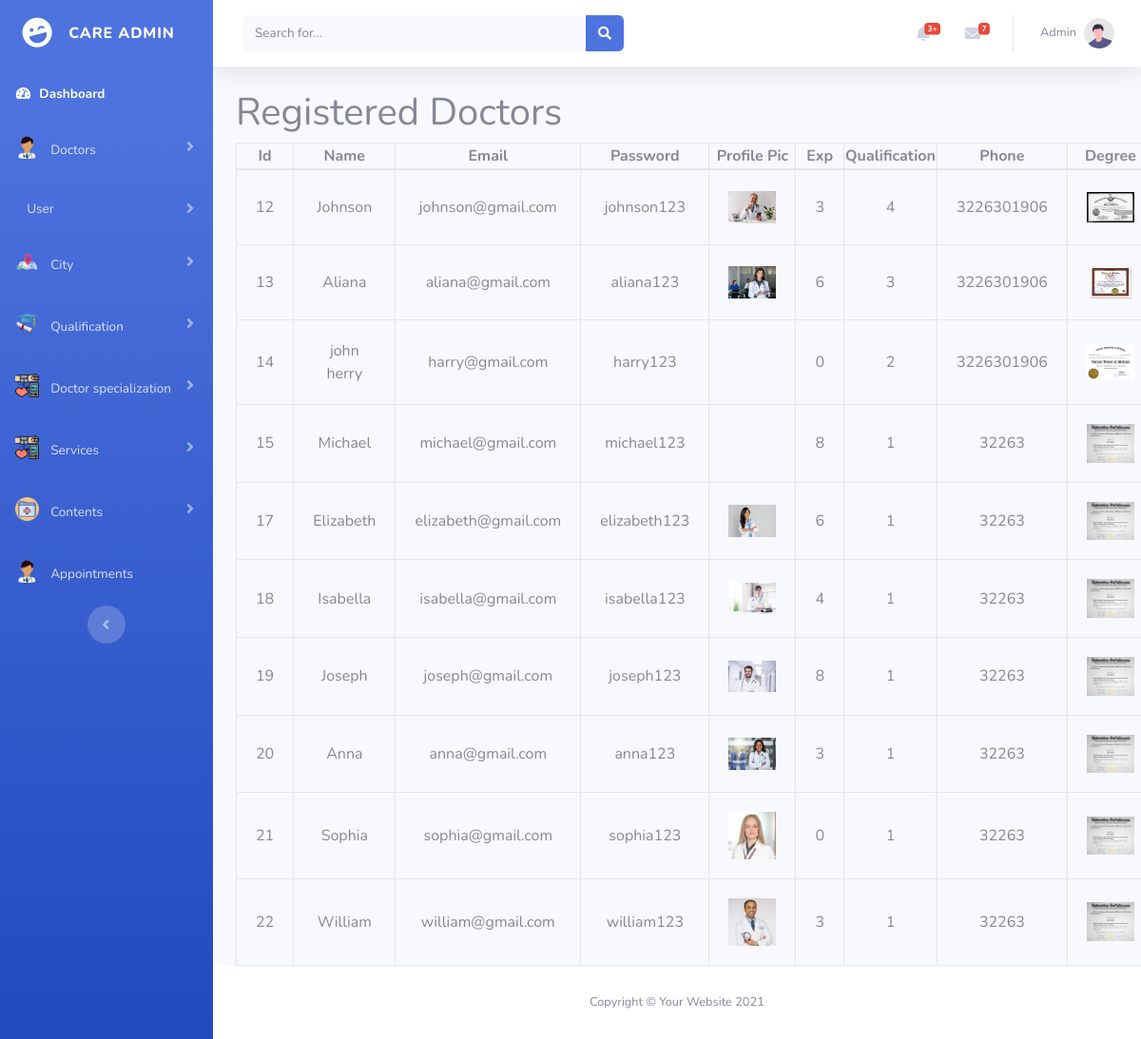
Before: /admin/index.php (signed in) with the older database file.
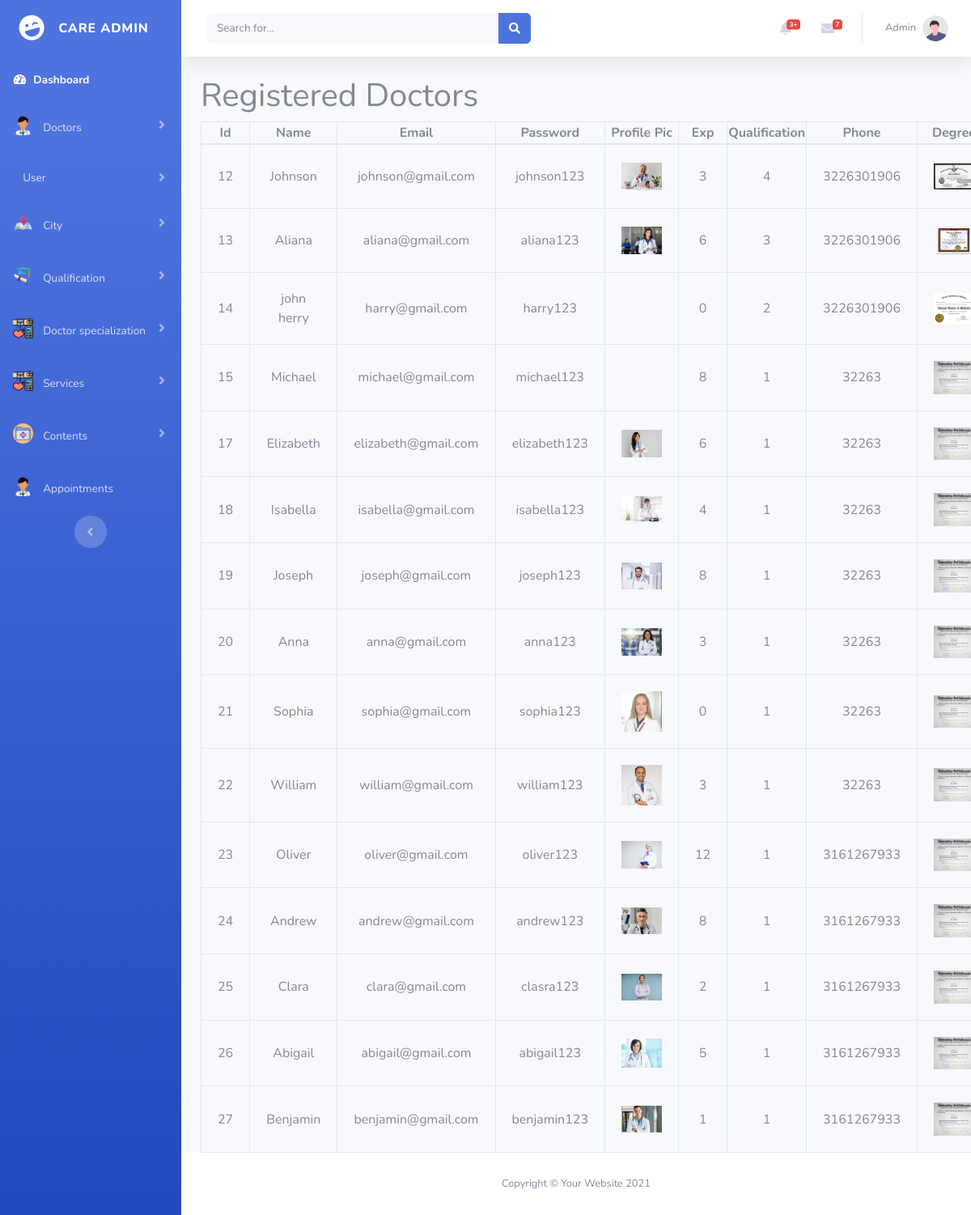
After: the same page with the newer database file.
### tables this page shows
CREATE TABLE `doctors` (
  `doctor_id` int(11) NOT NULL,
  `doctor_name` varchar(100) NOT NULL,
  `doctor_email` varchar(100) NOT NULL,
  `doctor_password` varchar(100) NOT NULL,
  `doctor_pic` varchar(500) NOT NULL,
  `doctor_exp` int(11) NOT NULL,
  `doctor_qualification` varchar(100) NOT NULL,
  `doctor_contact` bigint(20) NOT NULL,
  `doctor_degree_pic` varchar(500) NOT NULL,
  `doctor_nic_front_pic` varchar(100) NOT NULL,
  `doctor_nic_back_pic` varchar(100) NOT NULL,
  `doctor_city` int(11) NOT NULL,
  `doctor_whatsapp` bigint(20) NOT NULL,
  `doctor_gender` varchar(100) NOT NULL,
  `status` varchar(50) NOT NULL,
  `doctor_specialization` int(11) NOT NULL
);

### admin/index.php (the view, shortened to what this page needs)
<?php
include("connection.php");
$select_doctor_query = "SELECT * FROM `doctors` where status = 'Accepted'";
$run_select_doctor_query = mysqli_query($connection, $select_doctor_query);
?>
<!DOCTYPE html>
<html lang="en">
<head>
    <link href="vendor/fontawesome-free/css/all.min.css" rel="stylesheet" type="text/css">
    <link href="https://cdn.jsdelivr.net/npm/bootstrap@5.0.2/dist/css/bootstrap.min.css" rel="stylesheet"
>
    <link href="css/sb-admin-2.min.css" rel="stylesheet">
</head>
<body id="page-top">
    <div id="wrapper">
        <?php include 'sidebar.php';?>
        <div id="content-wrapper" class="d-flex flex-column">
            <div id="content">
                <?php include 'topbar.php';?>
                <div class="container" style="overflow-x: auto;">
                        <h1>Registered Doctors </h1>
                        <table class="table-bordered w-100 text-center w-100" >
                            <thead>
                                <th>Id</th>
                                <th>Name</th>
                                <th>Email</th>
                                <th>Password</th>
                                <th>Profile Pic</th>
                                <th>Exp</th>
                                <th>Qualification</th>
                                <th>Phone</th>
                                <th>Degree</th>
                            </thead>
                            <tbody>
                                <?php while($row_doctor = mysqli_fetch_array($run_select_doctor_query)){?>
                              <tr>
                                        <td><?php echo $row_doctor['doctor_id']; ?></td>
                                        <td><?php echo $row_doctor['doctor_name']; ?></td>
                                        <td><?php echo $row_doctor['doctor_email']; ?></td>
                                        <td><?php echo $row_doctor['doctor_password']; ?></td>
                                        <td><img width="50" src="<?php echo $row_doctor['doctor_pic']; ?>" alt=""></td>
                                        <td><?php echo $row_doctor['doctor_exp']; ?></td>
                                        <td><?php echo $row_doctor['doctor_qualification']; ?></td>
                                        <td><?php echo $row_doctor['doctor_contact']; ?></td>
                                        <td><img width="50" src="<?php echo $row_doctor['doctor_degree_pic']; ?>" alt=""></td>
                              </tr>
                                <?php } ?>
                            </tbody>
                        </table>
                </div>
            </div>
            <?php include 'footer.php' ?>
        </div>
    </div>
</body>
</html>

Changed rows visible on the page:
added doctors: doctor_id "23", doctor_name "Oliver", doctor_email "oliver@gmail.com", doctor_password "oliver123", doctor_pic (picture), doctor_exp "12", doctor_qualification "1", doctor_contact "3161267933", doctor_degree_pic (picture)
added doctors: doctor_id "24", doctor_name "Andrew", doctor_email "andrew@gmail.com", doctor_password "andrew123", doctor_pic (picture), doctor_exp "8", doctor_qualification "1", doctor_contact "3161267933", doctor_degree_pic (picture)
added doctors: doctor_id "25", doctor_name "Clara", doctor_email "clara@gmail.com", doctor_password "clasra123", doctor_pic (picture), doctor_exp "2", doctor_qualification "1", doctor_contact "3161267933", doctor_degree_pic (picture)
added doctors: doctor_id "26", doctor_name "Abigail", doctor_email "abigail@gmail.com", doctor_password "abigail123", doctor_pic (picture), doctor_exp "5", doctor_qualification "1", doctor_contact "3161267933", doctor_degree_pic (picture)
added doctors: doctor_id "27", doctor_name "Benjamin", doctor_email "benjamin@gmail.com", doctor_password "benjamin123", doctor_pic (picture), doctor_exp "1", doctor_qualification "1", doctor_contact "3161267933", doctor_degree_pic (picture)
